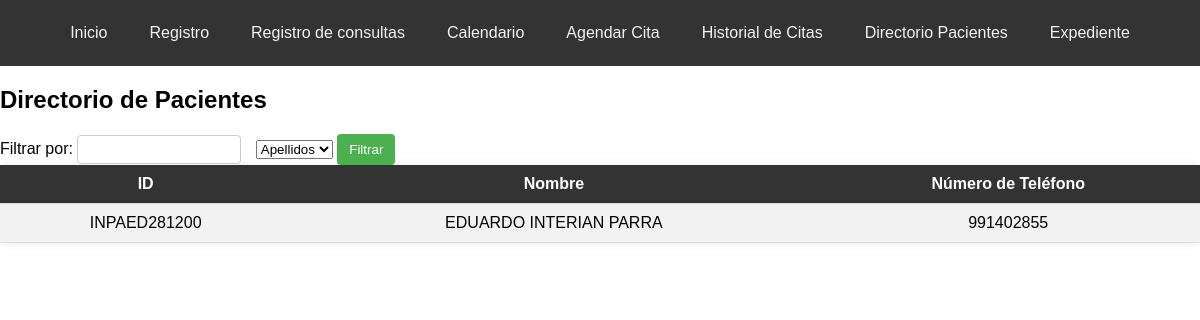
The page /directorio_pacientes on the database as committed earlier.
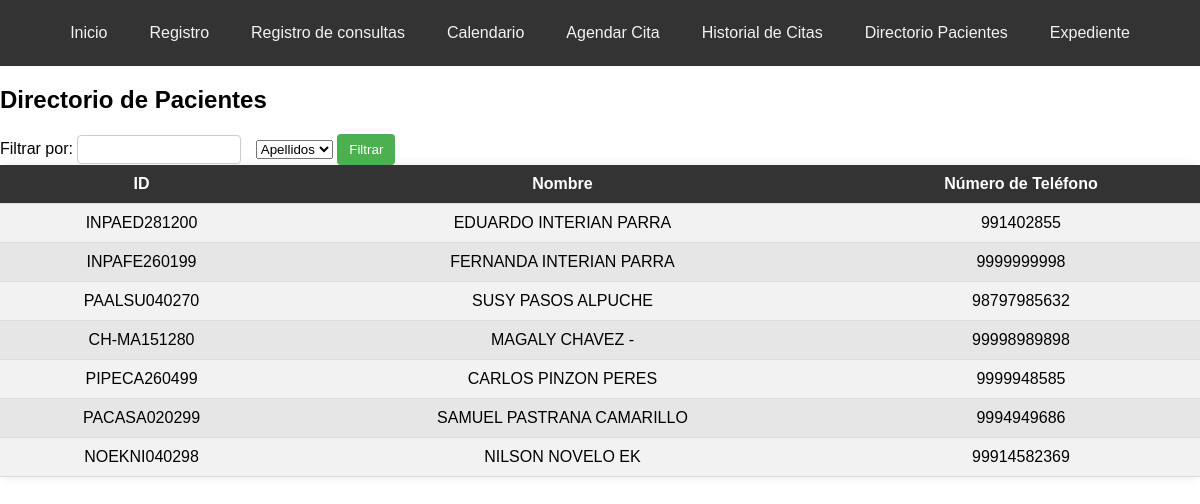
The same page on the database as committed later.
### tables this page shows
CREATE TABLE pacientes (
                    id TEXT PRIMARY KEY,
                    primer_apellido TEXT NOT NULL,
                    segundo_apellido TEXT NOT NULL,
                    nombres TEXT NOT NULL,
                    fecha_nacimiento TEXT NOT NULL,
                    celular TEXT NOT NULL,
                    religion TEXT,
                    ocupacion TEXT,
                    escolaridad TEXT,
                    estado_civil TEXT,
                    servicio_salud TEXT,
                    turno TEXT NOT NULL,
                    genero TEXT NOT NULL,
                    peso REAL NOT NULL,
                    altura REAL NOT NULL,
                    imc REAL NOT NULL,
                    fecha_registro TEXT NOT NULL,
                    registrado_por TEXT NOT NULL
                );

### app.py (the view, shortened to what this page needs)
@app.route('/directorio_pacientes', methods=['GET', 'POST'])
def directorio_pacientes():
    conexion = sqlite3.connect('nutricion_consulta.db')
    cursor = conexion.cursor()
    cursor.execute("SELECT * FROM pacientes")
    pacientes = cursor.fetchall()
    cursor.close()
    conexion.close()
    return render_template('directorio_pacientes.html', pacientes=pacientes)

### templates/directorio_pacientes.html (shortened to what this page needs)
<!DOCTYPE html>
<html lang="es">
<head>
</head>
<body>
    <div class="navbar">
        <a href="/">Inicio</a>
        <a href="/registro">Registro</a>
        <a href="/consultar">Registro de consultas</a>
        <a href="/options">Calendario</a>
        <a href="/agendar_cita">Agendar Cita</a>
        <a href="/historial_citas">Historial de Citas</a>
        <a href="/directorio_pacientes">Directorio Pacientes</a>
        <a href="/crear_expediente">Expediente</a>
    </div>
<h2>Directorio de Pacientes</h2>
<form action="/filtro_pacientes" method="POST">
    <label for="filter_text">Filtrar por:</label>
    <input type="text" id="filter_text" name="filter_text" required>
    <select name="filter_by" id="filter_by" required>
        <option value="apellidos">Apellidos</option>
    </select>
    <input type="submit" value="Filtrar">
</form>
<table>
    <tr>
        <th>ID</th>
        <th>Nombre</th>
        <th>Número de Teléfono</th>
    </tr>
    {% for paciente in pacientes %}
    <tr>
        <td>{{ paciente[0] }}</td>
        <td>{{ paciente[3] }} {{ paciente[1] }} {{ paciente[2] }}</td>
        <td>{{ paciente[5] }}</td>
    </tr>
    {% endfor %}
</table>
</body>
</html>

### templates/directorio_pacientes.html (style rules this page uses)
body { font-family: Arial, sans-serif; margin: 0; padding: 0; background-image: url('https://img.freepik.com/vector-gratis/fondo-frutas-verduras_23-2148485148.jpg?w=740&t=st=1713248651~exp=1713249251~hmac=30e168e9f2d449c4894d64a9e7ff69ce1449d8aca24ba3c0d846298490ca6041'); background-size: cover; background-position: center; background-repeat: no-repeat; }
.navbar { overflow: hidden; background-color: #333; display: flex; justify-content: center; padding: 10px 0; }
.navbar a { color: #f2f2f2; text-align: center; padding: 14px 16px; text-decoration: none; transition: background-color 0.3s ease; border-radius: 5px; margin: 0 5px; }
table { width: 100%; border-collapse: collapse; margin-bottom: 20px; background-color: #fff; border-radius: 8px; box-shadow: 0 0 10px rgba(0, 0, 0, 0.1); }
th, td { padding: 10px; text-align: center; border-bottom: 1px solid #ddd; transition: background-color 0.3s; }
th { background-color: #333; color: #ffffff; }
tr:nth-child(even) { background-color: #f2f2f2; }
tr:nth-child(odd) { background-color: #e6e6e6; }
input[type="text"], input[type="number"] { width: 150px; padding: 6px; margin-right: 10px; border-radius: 4px; border: 1px solid #ccc; }
input[type="submit"] { background-color: #4CAF50; color: white; border: none; padding: 8px 12px; border-radius: 4px; cursor: pointer; }

Rows that differ between the two databases and show on the page:
added pacientes: id "INPAFE260199", nombres "FERNANDA", primer_apellido "INTERIAN", segundo_apellido "PARRA", celular "9999999998"
added pacientes: id "PAALSU040270", nombres "SUSY", primer_apellido "PASOS", segundo_apellido "ALPUCHE", celular "98797985632"
added pacientes: id "CH-MA151280", nombres "MAGALY", primer_apellido "CHAVEZ", segundo_apellido "-", celular "99998989898"
added pacientes: id "PIPECA260499", nombres "CARLOS", primer_apellido "PINZON", segundo_apellido "PERES", celular "9999948585"
added pacientes: id "PACASA020299", nombres "SAMUEL", primer_apellido "PASTRANA", segundo_apellido "CAMARILLO", celular "9994949686"
added pacientes: id "NOEKNI040298", nombres "NILSON", primer_apellido "NOVELO", segundo_apellido "EK", celular "99914582369"
